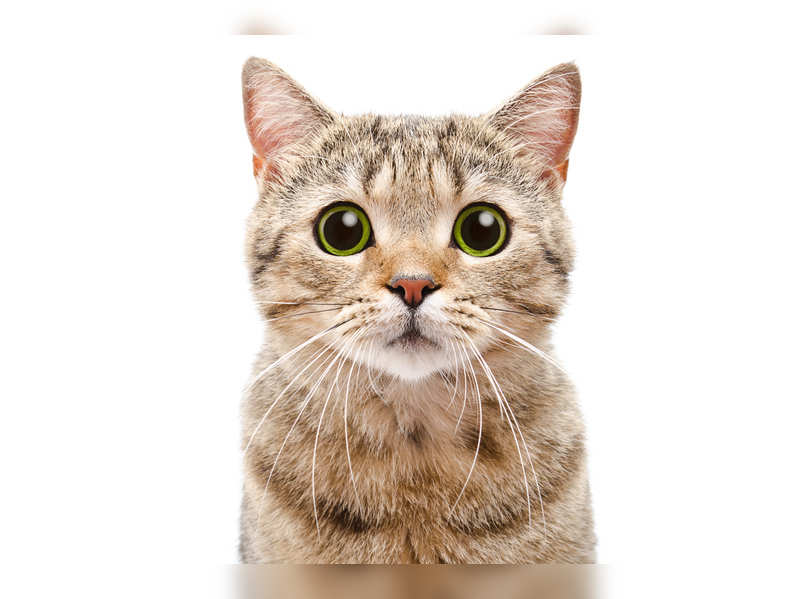
#> input picture Task-4_Image to Pencil sketch/cat.jpg, 800 x 599 px
$ jupyter execute Task-4_Image-to-Pencil-Sketch.ipynb
#> lines starting #> are read from the running program, lines starting #| are printed output that depends on the picture
# Data Science Intern @LetsGrowMore
## October
## Developer: Tanya Singh

## Task 4: Image to Pencil Sketch with Python

## Importing Libraries

[cell 1]
import cv2
import matplotlib.pyplot as plt
import numpy as np

## Reading image

[cell 2]
img=cv2.imread('cat.jpg')
#> img is the input picture: shape (599, 800, 3); mean B, G, R 212.1, 220.3, 229.9
org = cv2.cvtColor(img, cv2.COLOR_BGR2RGB)
plt.title('Original image')
plt.axis('off')
plt.imshow(org)

## RGB image to Grayscale image

[cell 3]
gray = cv2.cvtColor(img, cv2.COLOR_BGR2GRAY)
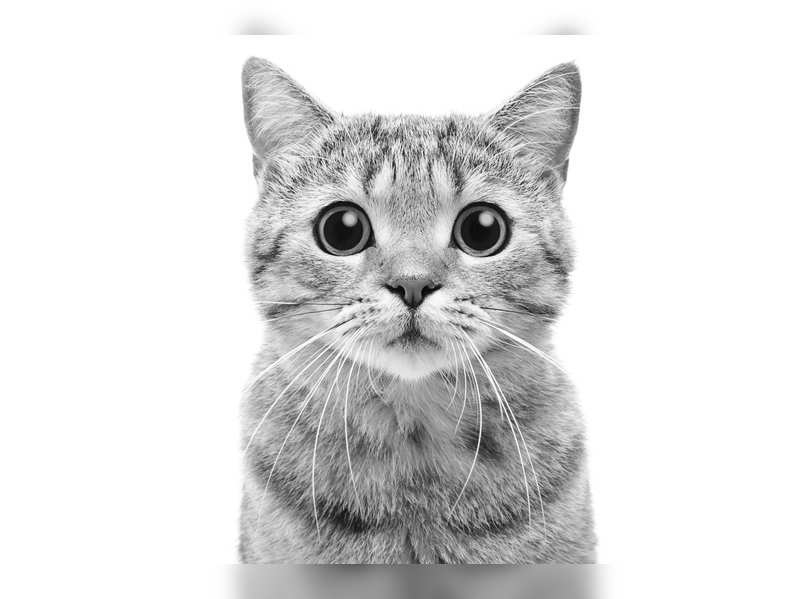
#> gray: shape (599, 800); min 1, max 255, mean 222.3
plt.title('Grayscale image')
plt.axis('off')
plt.imshow(gray, cmap='gray')

## Grayscale image to Inverted image

[cell 4]
inv=np.invert(gray)
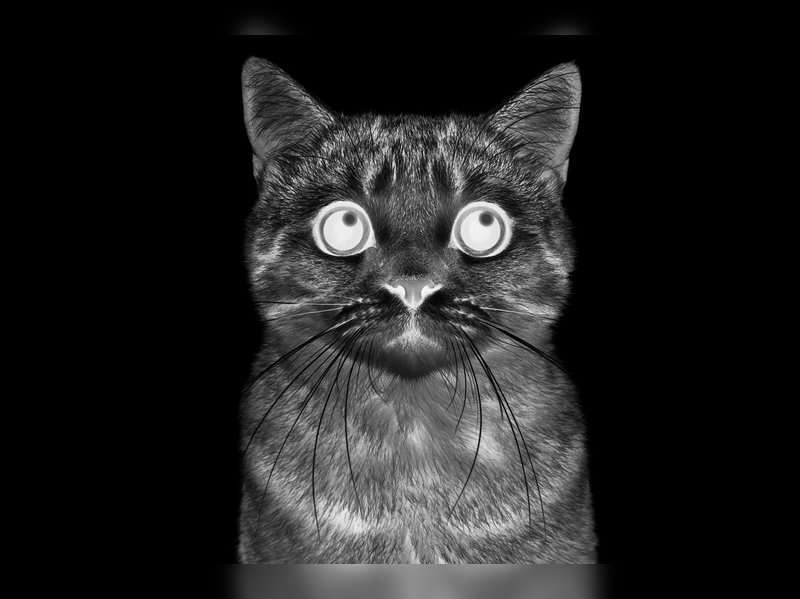
#> inv: shape (599, 800); min 0, max 254, mean 32.7
plt.title('Inverted image')
plt.axis('off')
plt.imshow(inv, cmap='gray')

## Inverted image to Blurred image

[cell 5]
blur = cv2.GaussianBlur(inv, (21, 21), 0)
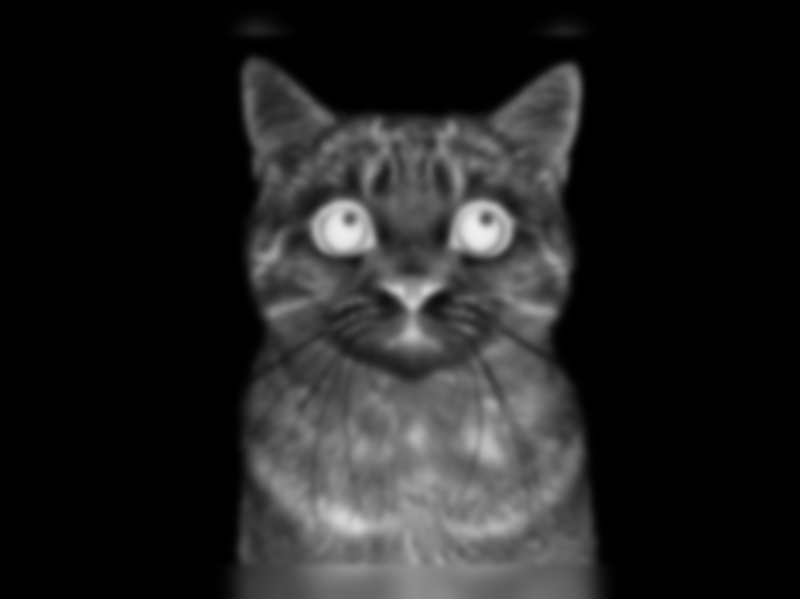
#> blur: shape (599, 800); min 0, max 239, mean 32.7
plt.title('Blurred image')
plt.axis('off')
plt.imshow(blur, cmap='gray')

## Pencil Sketch

[cell 6]
inv_blur=np.invert(blur)
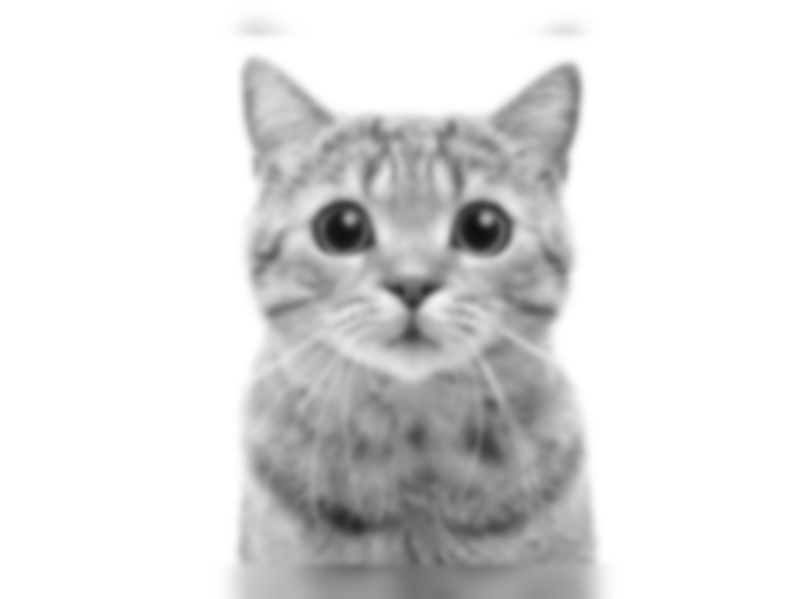
#> inv_blur: shape (599, 800); min 16, max 255, mean 222.3
pencil_sketch = cv2.divide(gray, inv_blur, scale=250)
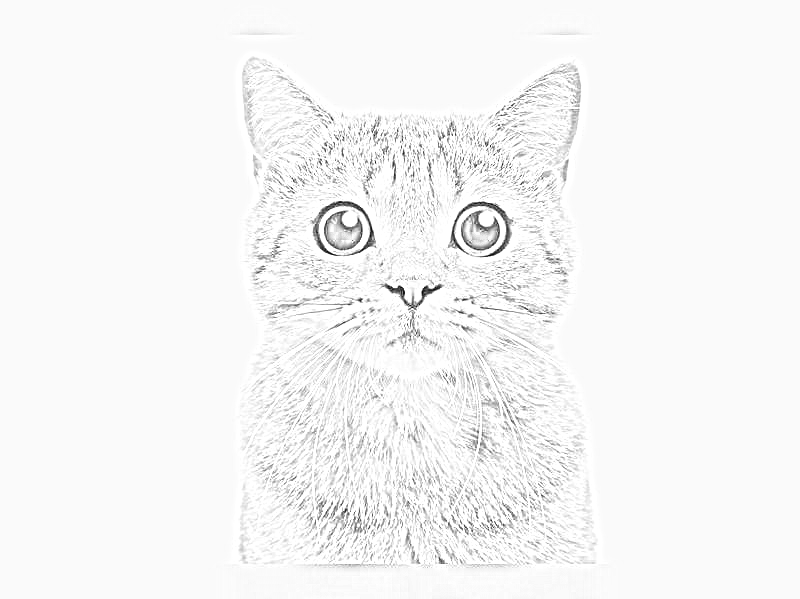
#> pencil_sketch: shape (599, 800); min 3, max 255, mean 245.6
plt.title('Pencil Sketch')
plt.axis('off')
plt.imshow(pencil_sketch, cmap='gray')
